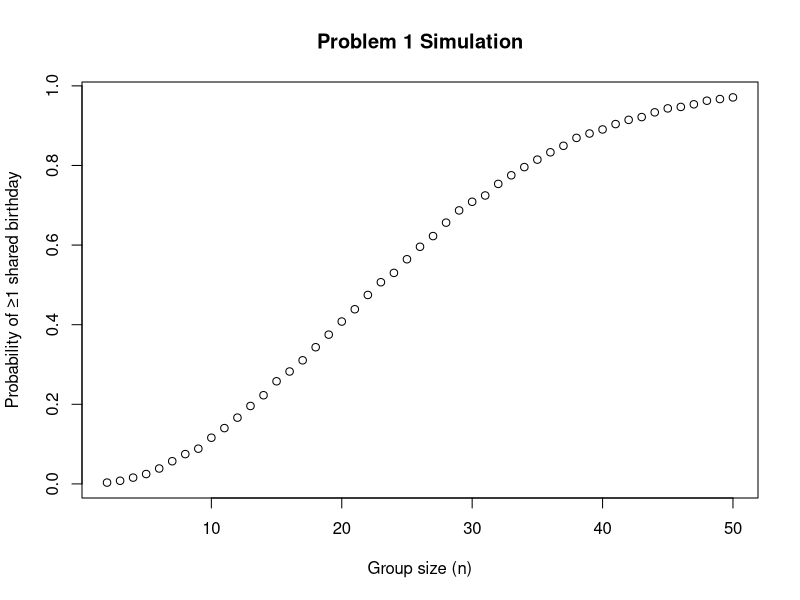

The R source for this figure:
## ---- chunk 1
#Writting bithrday loop function
birthday <- function(x) {
  birthday <- sample(1:365, size=x, replace=TRUE)
  
  #check duplicates 
  any(duplicated(birthday))
}

#Defining varibles 
set.seed(123)
group_sizes <- 2:50
n <- 10000

#Simulating birthday problem
results <- sapply(group_sizes, function(x) {
  mean(replicate(n, birthday(x)))
})

#Plot 
plot(group_sizes, results, type = "b",
     xlab = "Group size (n)",
     ylab = "Probability of ≥1 shared birthday",
     main = "Problem 1 Simulation")
